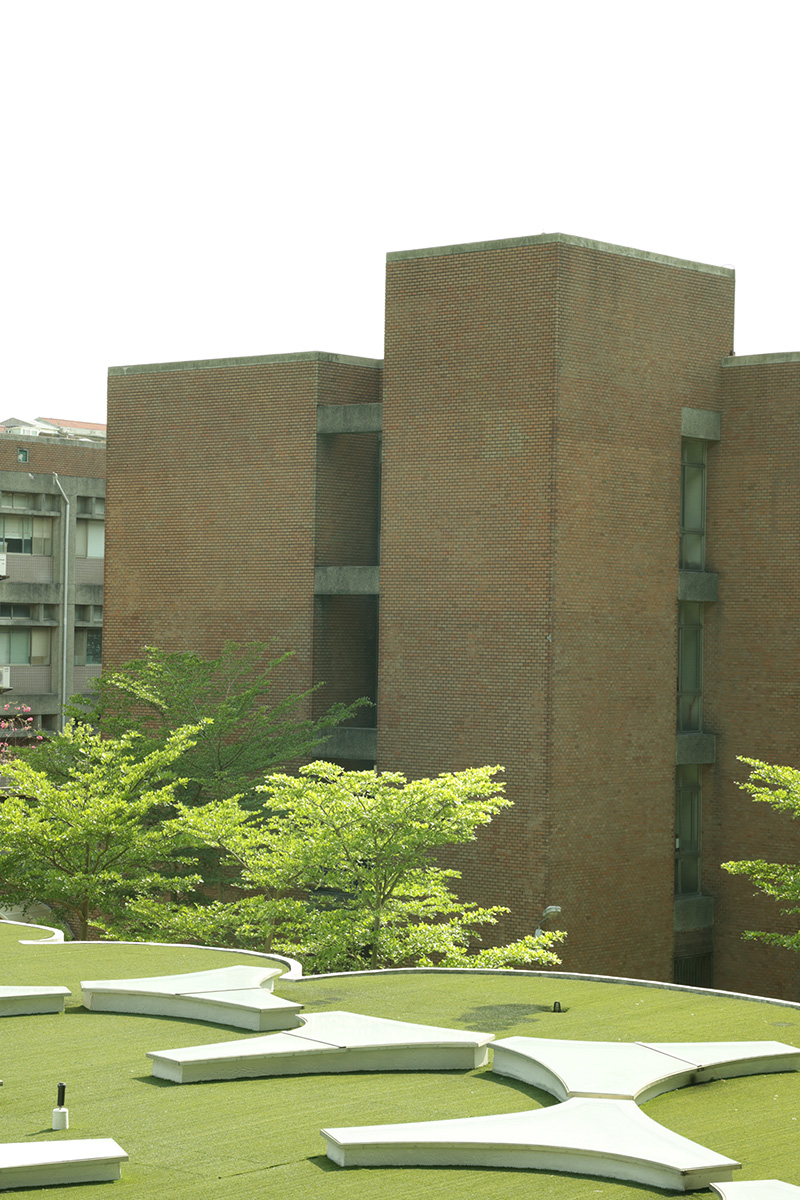
#> input picture hw2_image_stitching/data/IMG_0582.JPG, 800 x 1200 px
$ python -i image_stitching.py   (imports and definitions only)   (older library calls are emulated)
#> lines starting #> are read from the running program, lines starting #| are printed output that depends on the picture; long printed decimals are rounded
#!/usr/bin/env python
# coding: utf-8

# In[1]:


import numpy as np
import cv2
import os
import matplotlib.pyplot as plt
import os.path as osp
import pandas as pd
from scipy.spatial.distance import cdist


# In[2]:


# [17 lines left out: functions read_img, read_focal, not called in this run]


# In[4]:


def save_image(images_rgb, path):
    images_bgr = cv2.cvtColor(images_rgb, cv2.COLOR_RGB2BGR)
    cv2.imwrite(path, images_bgr)


# ## Cylinder Warping

# In[5]:


# [22 lines left out: function cylinder_warping, not called in this run]


# ## Features (Detection + Descibtor + Matching)

# In[6]:


def Compute_Response(img,kernel=5,sigma=3,k=0.04):
    K = (kernel,kernel)

    img_blur = cv2.GaussianBlur(img,K,sigma)
    Iy, Ix = np.gradient(img_blur)
    Ix_s = Ix ** 2
    Iy_s = Iy ** 2
    Ixy = Ix * Iy

    Sx_s = cv2.GaussianBlur(Ix_s,K,sigma)
    Sy_s = cv2.GaussianBlur(Iy_s,K,sigma)
    Sxy = cv2.GaussianBlur(Ixy,K,sigma)

    detM = (Sx_s * Sy_s) - (Sxy ** 2)
    traceM = Sx_s + Sy_s

    R = detM - k * (traceM ** 2)
    print('Rmax:', np.max(R), 'Rmin:', np.min(R))
    return R, Ix, Iy, Ix_s, Iy_s


# In[7]:


# [367 lines left out: functions get_local_max_R, orientation, normalize, descriptor, find_matches, ransac and 5 more, not called in this run]

# [2 lines not run here, left out]

>>> import cv2
>>> picture = cv2.imread('../data/IMG_0582.JPG', cv2.IMREAD_GRAYSCALE)
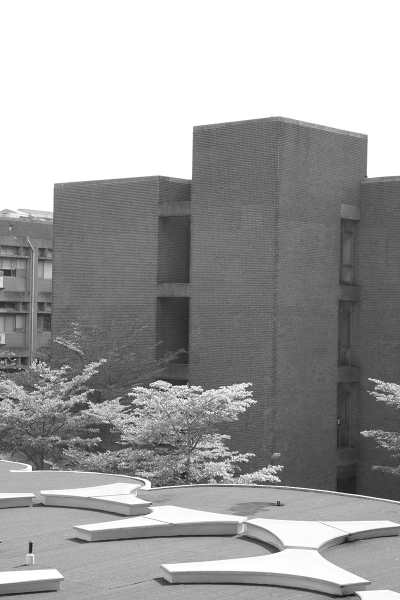
#> picture: shape (1200, 800) (shown at 1/2 size); min 6, max 255, mean 159.2
>>> result = Compute_Response(picture)
#> in Compute_Response, `Ixy = Ix * Iy`:
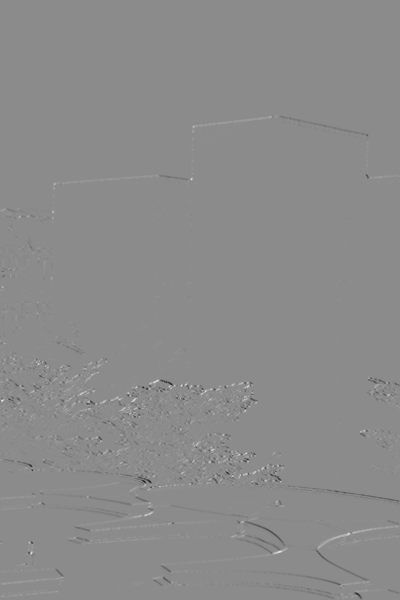
#> Ixy: shape (1200, 800) float64 (shown at 1/2 size); min -784, max 647.5, mean -0.6; drawn with min black and max white
#> in Compute_Response, `traceM = Sx_s + Sy_s`:
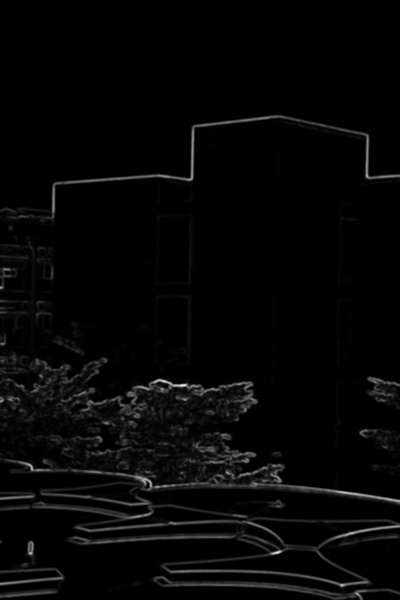
#> traceM: shape (1200, 800) float64 (shown at 1/2 size); min 0, max 1232.1, mean 32; drawn with min black and max white
#> in Compute_Response, `R = detM - k * (traceM ** 2)`:
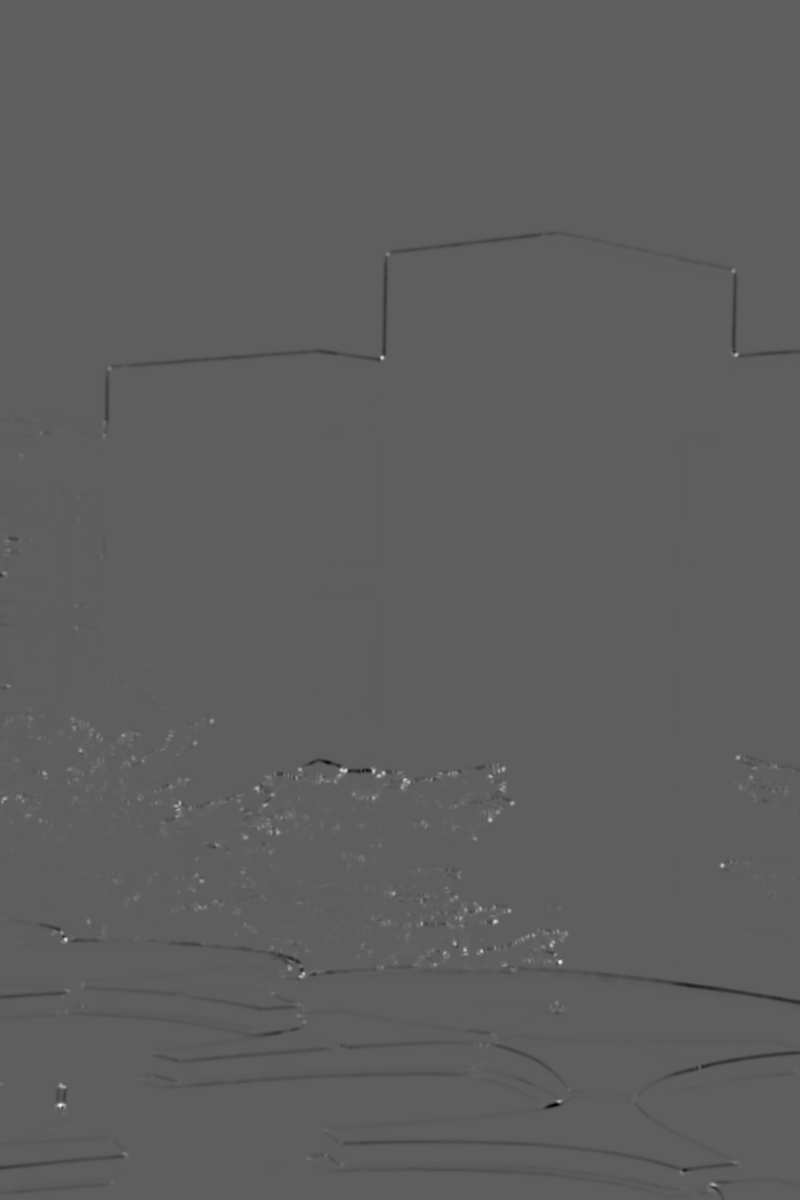
#> R: shape (1200, 800) float64; min -52514.1, max 89887.3, mean -50.6; drawn with min black and max white
#| Rmax: 89887.265 Rmin: -52514.074
#> result = 5 items

$ run again, on hw2_image_stitching/data/IMG_0586.JPG
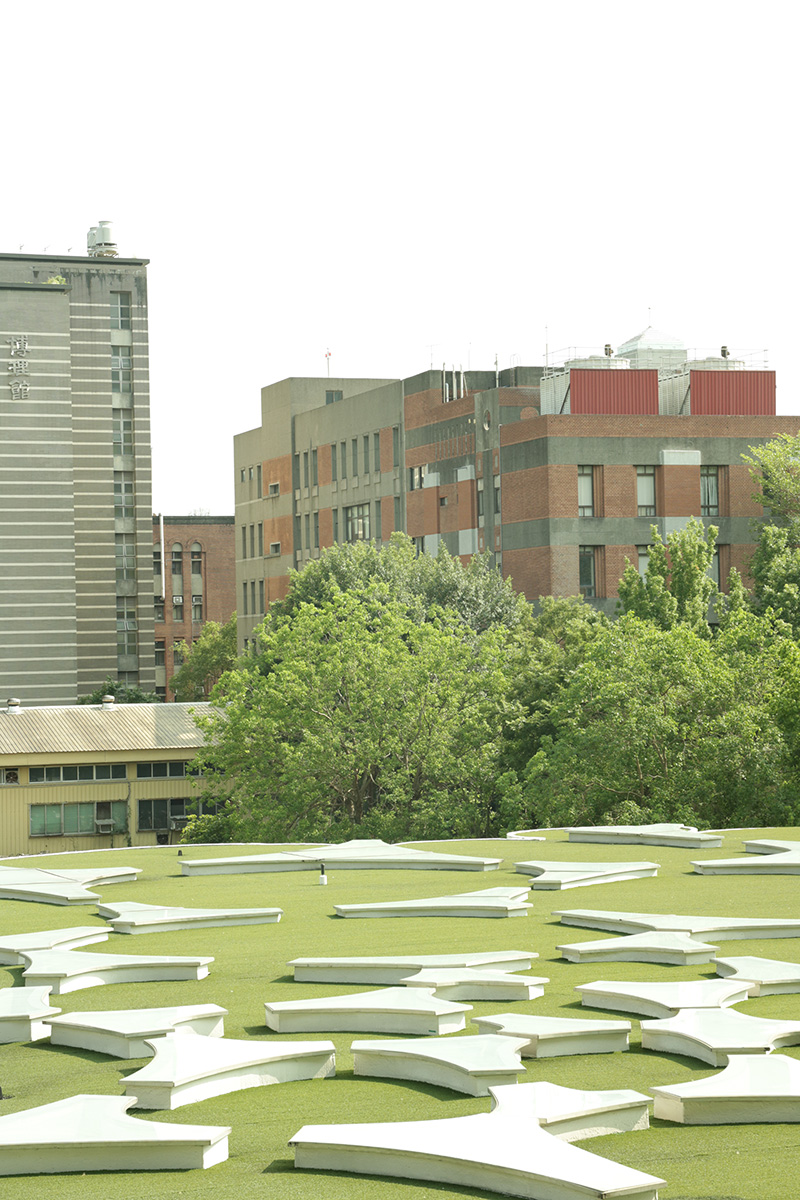
#> input picture hw2_image_stitching/data/IMG_0586.JPG, 800 x 1200 px
#> in Compute_Response, `Ixy = Ix * Iy`:
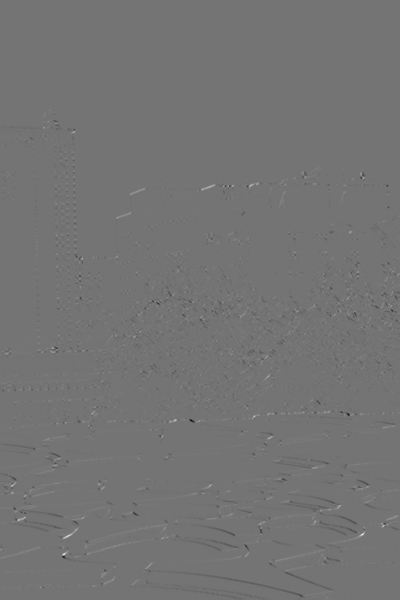
#> Ixy: shape (1200, 800) float64 (shown at 1/2 size); min -793.5, max 950, mean -0.4; drawn with min black and max white
#> in Compute_Response, `traceM = Sx_s + Sy_s`:
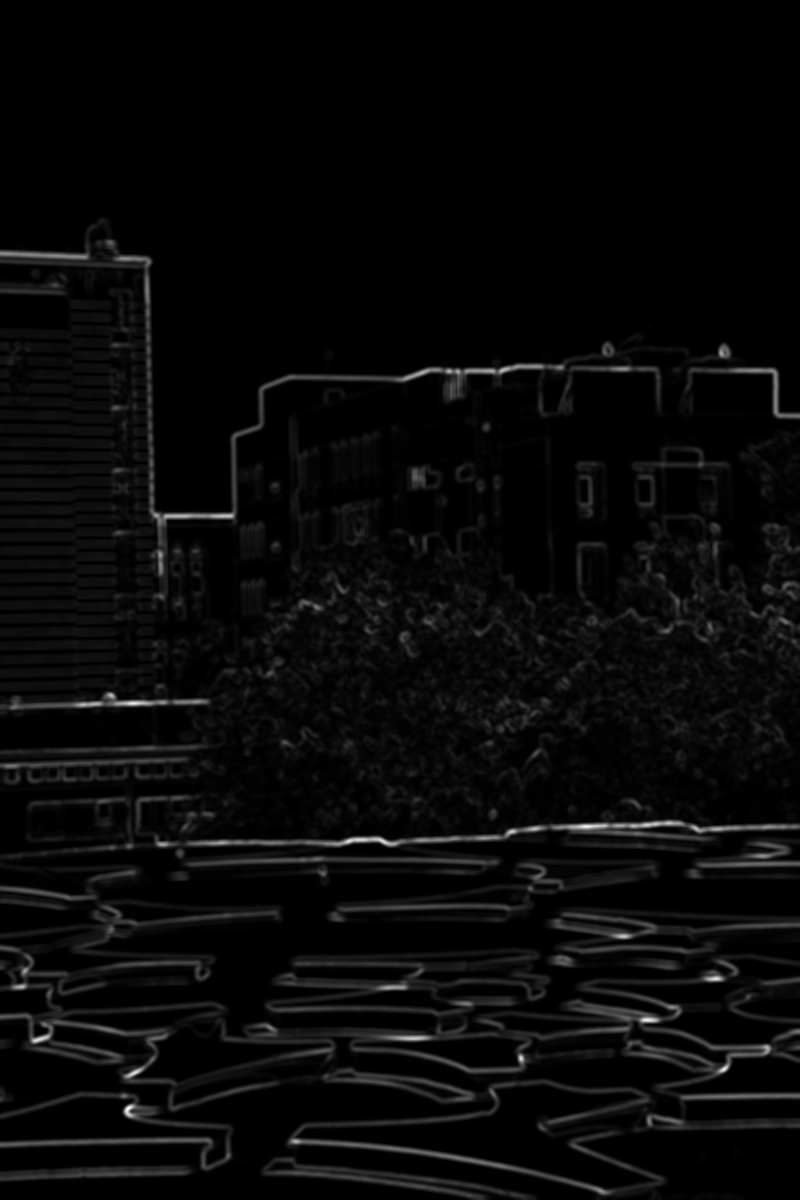
#> traceM: shape (1200, 800) float64; min 0, max 1276, mean 45.3; drawn with min black and max white
#| Rmax: 209090.524 Rmin: -58725.185
#> result = 5 items

$ run again, on hw2_image_stitching/data/IMG_0587.JPG
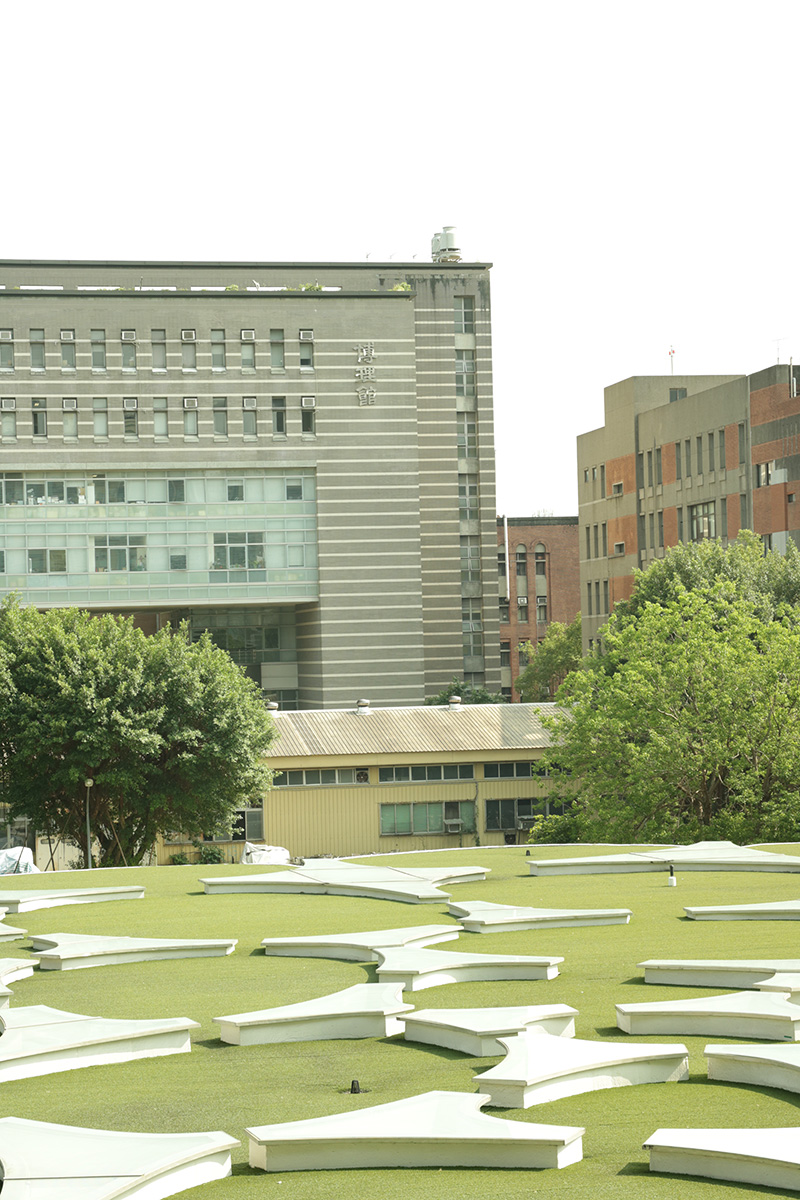
#> input picture hw2_image_stitching/data/IMG_0587.JPG, 800 x 1200 px
#> in Compute_Response, `Iy_s = Iy ** 2`:
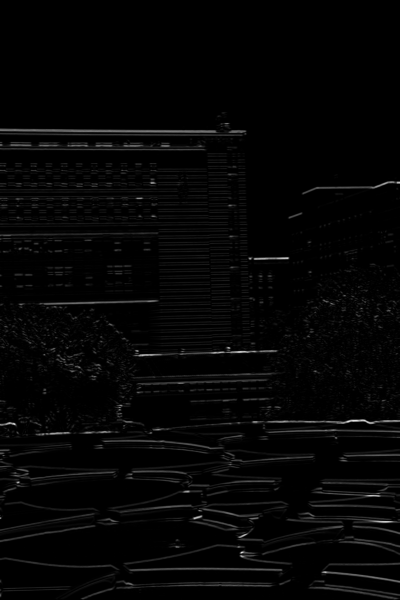
#> Iy_s: shape (1200, 800) float64 (shown at 1/2 size); min 0, max 1722.2, mean 37; drawn with min black and max white
#> in Compute_Response, `Ixy = Ix * Iy`:
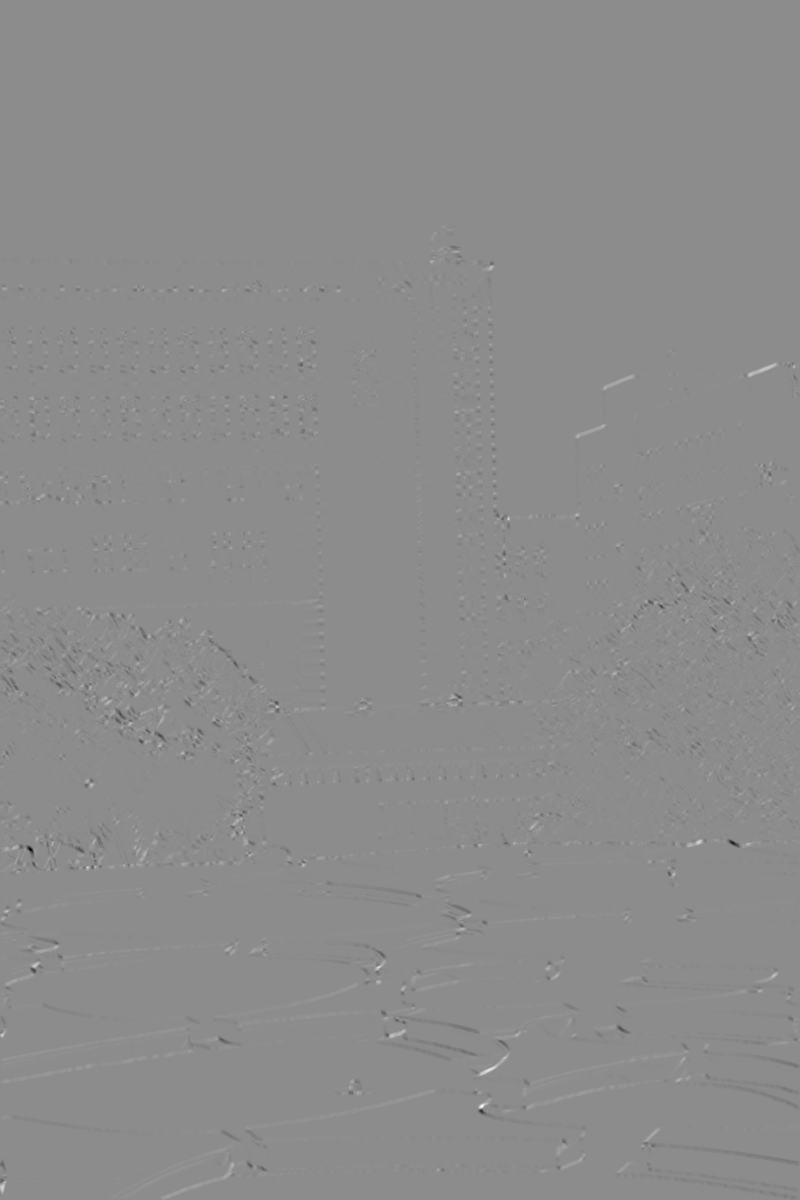
#> Ixy: shape (1200, 800) float64; min -1155, max 945, mean -0.2; drawn with min black and max white
#| Rmax: 214818.669 Rmin: -89078.663
#> result = 5 items
